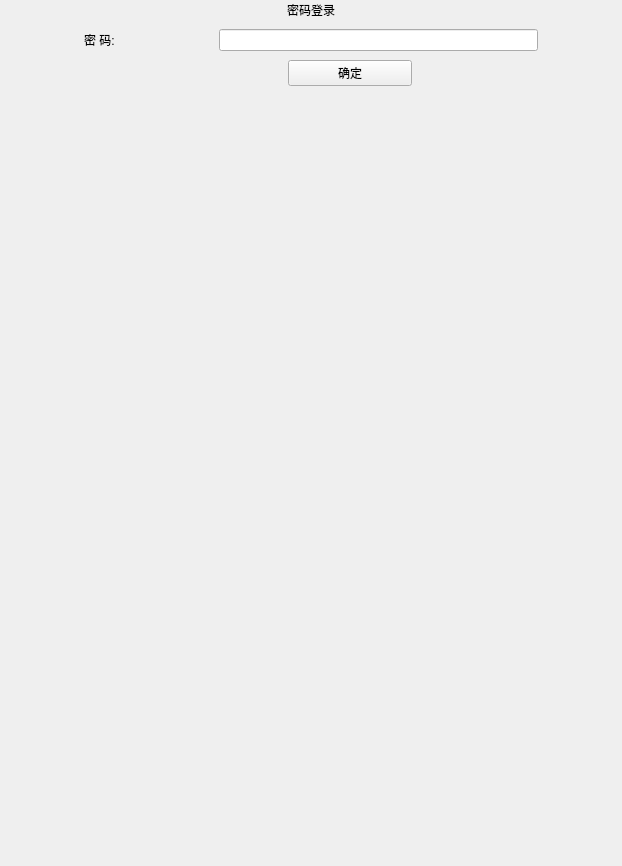
<?xml version="1.0" encoding="UTF-8"?>
<ui version="4.0">
 <class>ui_password_login</class>
 <widget class="QMainWindow" name="ui_password_login">
  <property name="geometry">
   <rect>
    <x>0</x>
    <y>0</y>
    <width>622</width>
    <height>471</height>
   </rect>
  </property>
  <property name="focusPolicy">
   <enum>Qt::StrongFocus</enum>
  </property>
  <property name="windowTitle">
   <string>MainWindow</string>
  </property>
  <widget class="QWidget" name="centralwidget">
   <layout class="QVBoxLayout" name="verticalLayout">
    <property name="spacing">
     <number>0</number>
    </property>
    <property name="leftMargin">
     <number>0</number>
    </property>
    <property name="topMargin">
     <number>0</number>
    </property>
    <property name="rightMargin">
     <number>0</number>
    </property>
    <property name="bottomMargin">
     <number>0</number>
    </property>
    <item>
     <widget class="QWidget" name="password_login_title_widget" native="true">
      <layout class="QHBoxLayout" name="horizontalLayout" stretch="1,1,2,2">
       <property name="spacing">
        <number>0</number>
       </property>
       <property name="leftMargin">
        <number>0</number>
       </property>
       <property name="topMargin">
        <number>0</number>
       </property>
       <property name="rightMargin">
        <number>0</number>
       </property>
       <property name="bottomMargin">
        <number>0</number>
       </property>
       <item alignment="Qt::AlignLeft|Qt::AlignVCenter">
        <widget class="clicked_Label" name="password_login_back_btn" native="true">
         <property name="text" stdset="0">
          <string/>
         </property>
        </widget>
       </item>
       <item>
        <spacer name="horizontalSpacer">
         <property name="orientation">
          <enum>Qt::Horizontal</enum>
         </property>
         <property name="sizeHint" stdset="0">
          <size>
           <width>77</width>
           <height>20</height>
          </size>
         </property>
        </spacer>
       </item>
       <item>
        <widget class="QLabel" name="password_login_title_label">
         <property name="styleSheet">
          <string notr="true"/>
         </property>
         <property name="text">
          <string>密码登录</string>
         </property>
         <property name="alignment">
          <set>Qt::AlignCenter</set>
         </property>
        </widget>
       </item>
       <item>
        <spacer name="horizontalSpacer_2">
         <property name="orientation">
          <enum>Qt::Horizontal</enum>
         </property>
         <property name="sizeHint" stdset="0">
          <size>
           <width>157</width>
           <height>20</height>
          </size>
         </property>
        </spacer>
       </item>
      </layout>
     </widget>
    </item>
    <item>
     <spacer name="verticalSpacer_2">
      <property name="orientation">
       <enum>Qt::Vertical</enum>
      </property>
      <property name="sizeHint" stdset="0">
       <size>
        <width>20</width>
        <height>60</height>
       </size>
      </property>
     </spacer>
    </item>
    <item>
     <widget class="QWidget" name="widget_3" native="true">
      <property name="styleSheet">
       <string notr="true"/>
      </property>
      <layout class="QHBoxLayout" name="horizontalLayout_5">
       <property name="spacing">
        <number>5</number>
       </property>
       <property name="leftMargin">
        <number>0</number>
       </property>
       <property name="rightMargin">
        <number>0</number>
       </property>
       <property name="bottomMargin">
        <number>0</number>
       </property>
       <item>
        <spacer name="horizontalSpacer_6">
         <property name="orientation">
          <enum>Qt::Horizontal</enum>
         </property>
         <property name="sizeType">
          <enum>QSizePolicy::Fixed</enum>
         </property>
         <property name="sizeHint" stdset="0">
          <size>
           <width>84</width>
           <height>20</height>
          </size>
         </property>
        </spacer>
       </item>
       <item>
        <widget class="QLabel" name="password_label">
         <property name="minimumSize">
          <size>
           <width>130</width>
           <height>0</height>
          </size>
         </property>
         <property name="text">
          <string>密 码: </string>
         </property>
        </widget>
       </item>
       <item>
        <widget class="QLineEdit" name="password_lineEdit">
         <property name="styleSheet">
          <string notr="true"/>
         </property>
         <property name="alignment">
          <set>Qt::AlignCenter</set>
         </property>
        </widget>
       </item>
       <item>
        <spacer name="horizontalSpacer_5">
         <property name="orientation">
          <enum>Qt::Horizontal</enum>
         </property>
         <property name="sizeType">
          <enum>QSizePolicy::Fixed</enum>
         </property>
         <property name="sizeHint" stdset="0">
          <size>
           <width>84</width>
           <height>20</height>
          </size>
         </property>
        </spacer>
       </item>
      </layout>
     </widget>
    </item>
    <item>
     <spacer name="verticalSpacer_3">
      <property name="orientation">
       <enum>Qt::Vertical</enum>
      </property>
      <property name="sizeHint" stdset="0">
       <size>
        <width>20</width>
        <height>170</height>
       </size>
      </property>
     </spacer>
    </item>
    <item>
     <widget class="QWidget" name="widget_2" native="true">
      <layout class="QHBoxLayout" name="horizontalLayout_2">
       <property name="spacing">
        <number>0</number>
       </property>
       <property name="leftMargin">
        <number>0</number>
       </property>
       <property name="rightMargin">
        <number>0</number>
       </property>
       <property name="bottomMargin">
        <number>0</number>
       </property>
       <item>
        <spacer name="horizontalSpacer_3">
         <property name="orientation">
          <enum>Qt::Horizontal</enum>
         </property>
         <property name="sizeType">
          <enum>QSizePolicy::Fixed</enum>
         </property>
         <property name="sizeHint" stdset="0">
          <size>
           <width>288</width>
           <height>20</height>
          </size>
         </property>
        </spacer>
       </item>
       <item>
        <widget class="QPushButton" name="password_login_confirm_btn">
         <property name="sizePolicy">
          <sizepolicy hsizetype="Expanding" vsizetype="Expanding">
           <horstretch>0</horstretch>
           <verstretch>0</verstretch>
          </sizepolicy>
         </property>
         <property name="maximumSize">
          <size>
           <width>224</width>
           <height>72</height>
          </size>
         </property>
         <property name="styleSheet">
          <string notr="true"/>
         </property>
         <property name="text">
          <string>确定</string>
         </property>
        </widget>
       </item>
       <item>
        <spacer name="horizontalSpacer_4">
         <property name="orientation">
          <enum>Qt::Horizontal</enum>
         </property>
         <property name="sizeHint" stdset="0">
          <size>
           <width>210</width>
           <height>20</height>
          </size>
         </property>
        </spacer>
       </item>
      </layout>
     </widget>
    </item>
    <item>
     <spacer name="verticalSpacer">
      <property name="orientation">
       <enum>Qt::Vertical</enum>
      </property>
      <property name="sizeType">
       <enum>QSizePolicy::Fixed</enum>
      </property>
      <property name="sizeHint" stdset="0">
       <size>
        <width>20</width>
        <height>780</height>
       </size>
      </property>
     </spacer>
    </item>
   </layout>
  </widget>
 </widget>
 <customwidgets>
  <customwidget>
   <class>clicked_Label</class>
   <extends>QWidget</extends>
   <header location="global">clicked_label.hpp</header>
  </customwidget>
 </customwidgets>
 <resources/>
 <connections/>
</ui>
